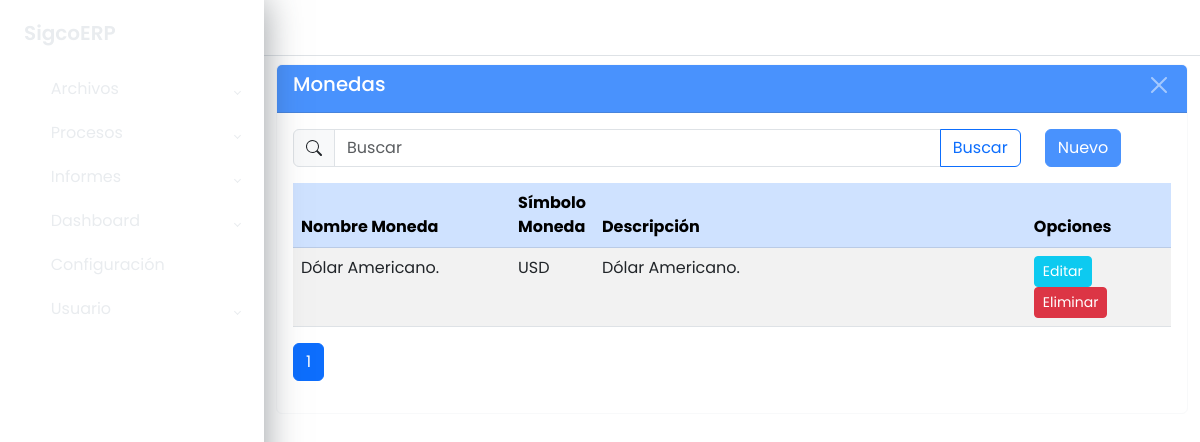
The app's page /maestros/moneda/listar/ with its own data.
### apps/maestros/models/models_base.py (models this page shows, shortened)
class Moneda(ModeloBaseGenerico):
	id_moneda = models.AutoField(primary_key=True)
	nombre_moneda = models.CharField("Nombre Moneda", max_length=20,
									 null=True, blank=True)
	simbolo_moneda = models.CharField("Símbolo Moneda", max_length=5,
									  null=True, blank=True)
	descripcion_moneda = models.CharField("Descripción", max_length=50,
										  null=True, blank=True)
	class Meta:
		db_table = 'sgc_moneda'
		verbose_name = ('Moneda')
		verbose_name_plural = ('Monedas')
		ordering = ['nombre_moneda']

### apps/maestros/views/moneda_views.py (the view)
class MonedaListView(GenericListView):
	model = modelo
	context_object_name = 'datos'
	template_name = f"maestros/{url_list}.html"
	cadena_filtro = "Q(nombre_moneda__icontains=text) | \
					 Q(simbolo_moneda__icontains=text) | \
					 Q(descripcion_moneda__icontains=text)"
	extra_context = {
		"titulo": model._meta.verbose_name_plural,
		"url_inicio": url_home,
		"url_create": url_create,
		"url_update": url_update,
		"url_delete": url_delete
	}

### apps/maestros/views/cruds_views_generics.py (called while the page is built)
    def get_queryset(self):
        queryset = super().get_queryset()
        text = self.request.GET.get('buscar', '')
        if text and self.cadena_filtro:
            queryset = queryset.filter(eval(self.cadena_filtro))
        return queryset

    def get_context_data(self, **kwargs):
        context = super().get_context_data(**kwargs)
        context["buscar"] = self.request.GET.get('buscar', '')
        return context

### apps/maestros/templates/maestros/moneda_list.html (shortened to what this page needs)
{% extends 'base.html' %}
{% block main %}
	<div class="wrapper">
		{% block sidebar %}
			{% include 'sidebar.html' %}
		{% endblock sidebar %}
		{% block maincomponent %}
			<div class="main">
				{% block buttonsidebartoggle %}
					{% include 'buttonsidebartoggle.html' %}
				{% endblock buttonsidebartoggle %}
				{% block principalcomponent %}
					<div class="container-fluid">
						<div class="card border-light mb-3 mt-2">
							<div class="card-header text-white bg-primary opacity-75 d-flex
									justify-content-between">
								<h3>{{ titulo }}</h3>
								<button type="button" class="btn-close btn-close-white"
									aria-label="Close"
									onclick="window.location.href='{% url url_inicio %}'">
								</button>
							</div>
							<div class="card-body">
								<div class="row">
									<div class="col col-10">
										<form method="get">
											<div class="input-group flex-nowrap">
												<span class="input-group-text">
												</span>
												<input type="text" class="form-control" name="buscar"
													value="{{ buscar }}" placeholder="Buscar"
													autocomplete="off">
												<button class="btn btn-outline-primary">
													Buscar
												</button>
											</div>
										</form>
									</div>
									<div class="col col-2">
										<a href="{% url url_create %}"
												class="btn btn-primary opacity-75">
											Nuevo
										</a>
									</div>
								</div>
								<div class="table-responsive mt-3">
									<table class="table table-striped">
										<thead class="table-primary">
											<tr>
												<th class="col-3">Nombre Moneda</th>
												<th class="col-1">Símbolo Moneda</th>
												<th class="col-6">Descripción</th>
												<th class="col-2">Opciones</th>
											</tr>
										</thead>
										<tbody>
											{% for dato in datos %}
												<tr>
													<td>{{ dato.nombre_moneda }}</td>
													<td>{{ dato.simbolo_moneda }}</td>
													<td>{{ dato.descripcion_moneda }}</td>
													<td>
														<a href="{% url url_update dato.pk %}"
																class="btn btn-info text-white btn-sm">
															Editar
														</a>
														<a href="{% url url_delete dato.pk %}"
																class="btn btn-danger text-white btn-sm">
															Eliminar
														</a>
													</td>
												</tr>
											{% endfor %}
										</tbody>
									</table>
									{% block paginador %}
										{% include 'paginador.html' %}
									{% endblock %}
								</div>
							</div>
						</div>
					</div>
				{% endblock principalcomponent %}
			</div>
		{% endblock maincomponent %}
	</div>
{% endblock main %}

### static/css/style.css (style rules this page uses)
body { font-family: 'Poppins', sans-serif; margin: 0; background-image: url("../img/background-image.jpg"); background-repeat: no-repeat; background-position: center bottom; background-size: cover; }
h3 { font-size: 1.2375rem; color: #FFF; }
.wrapper { align-items: stretch; display: flex; width: 100%; }
.main { display: flex; flex-direction: column; min-height: 100vh; width: 100%; overflow: hidden; transition: all 0.35s ease-in-out; }

### records on screen
Moneda: nombre_moneda "Dólar Americano.", simbolo_moneda "USD", descripcion_moneda "Dólar Americano."

### other values on screen
{{ titulo }} "Monedas"
{{ i }} "1"
